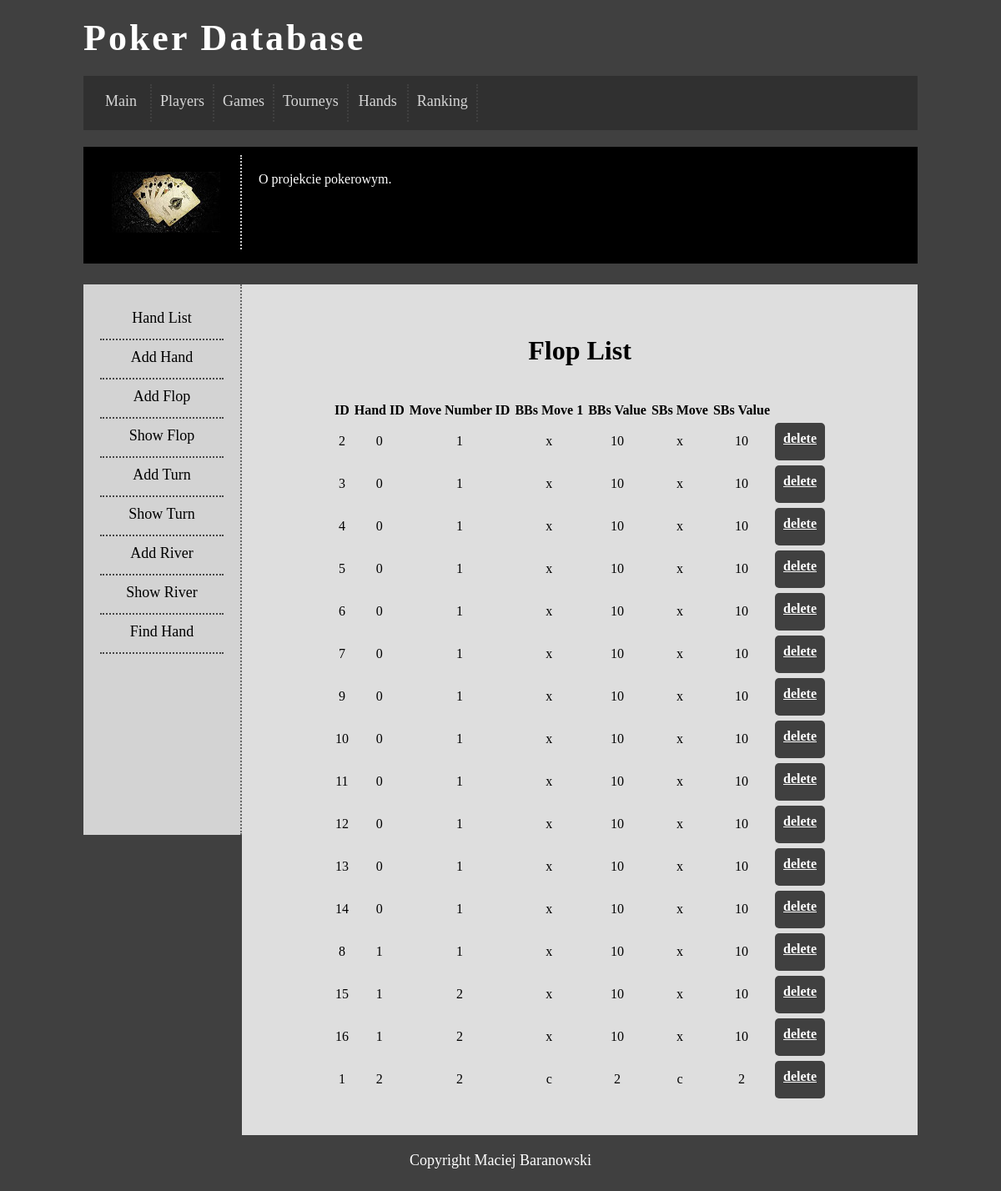
Page /flopshow.php on the committed database.
### tables this page shows
CREATE TABLE IF NOT EXISTS `flop` (
  `idfloptemp` int(11) NOT NULL,
  `idflop` int(11) NOT NULL,
  `movenumber` int(11) NOT NULL,
  `bigblindmove` text NOT NULL,
  `valueone` int(11) NOT NULL,
  `dealermove` text NOT NULL,
  `valuetwo` int(11) NOT NULL
);

### flopshow.php (the view, shortened to what this page needs)
<html>
<head>
	<link rel="stylesheet" href="style.css" type="text/css" />
</head>
<body>
	<div id="container">
		<div id="logo">
		 Poker Database
		</div>
		<div id="menu">
		<a href='index.php' class="optionlink"><div class="option">Main</div></a>
		<a href='playerlist.php' class="optionlink"><div class="option">Players</div></a>
		<a href='gamelist.php' class="optionlink"><div class="option">Games</div></a>
		<a href='tourneylist.php' class="optionlink"><div class="option">Tourneys</div></a>
		<a href='handlist.php' class="optionlink"><div class="option">Hands</div></a>
		<a href='rankinglist.php' class="optionlink"><div class="option">Ranking</div></a>
		</div>
		<div id="topbar">
			<div id="topbarL">
				<img src="cards.jpeg" />
			</div>
			<div id="topbarR">
				O projekcie pokerowym.
			</div>
		</div>
		<div id="sidebar">
		<a href='handlist.php' class="optionlinkS"><div class="optionL">Hand List</div></a>
		<a href='handadd.php' class="optionlinkS"><div class="optionL">Add Hand</div></a>
		<a href='flopadd.php' class="optionlinkS"><div class="optionL">Add Flop</div></a>
		<a href='flopshow.php' class="optionlinkS"><div class="optionL">Show Flop</div></a>
		<a href='turnadd.php' class="optionlinkS"><div class="optionL">Add Turn</div></a>
		<a href='turnshow.php' class="optionlinkS"><div class="optionL">Show Turn</div></a>
		<a href='riveradd.php' class="optionlinkS"><div class="optionL">Add River</div></a>
		<a href='rivershow.php' class="optionlinkS"><div class="optionL">Show River</div></a>
		<a href='handfind.php' class="optionlinkS"><div class="optionL">Find Hand</div></a>
		</div>
	<div id="content">
			<h1 align="center"> Flop List </h1><br />
			<?php	require_once('db.php');
				$query1 = "SELECT * FROM flop
						ORDER BY idflop ASC, movenumber ASC";
				$response1 = @mysqli_query($dbc, $query1);
			echo '<table align="center"
			cellspacing="2" cellpadding="2">
			<tr>
				<td align="center"><b>ID</b></td>
				<td align="center"><b>Hand ID</b></td>
				<td align="center"><b>Move Number ID</b></td>
				<td align="center"><b>BBs Move 1</b></td>
				<td align="center"><b>BBs Value</b></td>
				<td align="center"><b>SBs Move</b></td>
				<td align="center"><b>SBs Value</b></td>';
			while($row = mysqli_fetch_array($response1)){
			echo '<tr><td align="center">' .
			$row['0'] . ' </td><td align="center">' .
			$row['1'] . ' </td><td align="center">' .
			$row['2'] . ' </td><td align="center">' .
			$row['3'] . ' </td><td align="center">' .
			$row['4'] . ' </td><td align="center">' .
			$row['5'] . ' </td><td align="center">' .
			$row['6'] . ' </td><td align="center">' .
			"<a href='deleteflop.php?del=$row[idfloptemp]' class='buttons'>delete</a>";
			echo '</tr>';
		}
		echo '</table>';
		?>
	</div>
		<div id="footer">
			Copyright Maciej Baranowski
		</div>
	</div>
</body>
</html>

### style.css (style rules this page uses)
body { background-color: #404040; }
#container { width: 1000px; margin-left: auto; margin-right: auto; }
#logo { color: white; margin-top: 20px; font-size: 44px; letter-spacing: 3px; font-weight: 900; }
#menu { background-color: #303030; margin-top: 20px; color: #ffffff; padding: 10px; text-align: center; }
#topbar { background-color: black; color: white; padding: 10px; margin-top: 20px; margin-bottom: 25px; height: 120px; }
#topbarL { float: left; padding: 20px; width: 138px; text-align: center; border-right: 2px dotted #cccccc; }
#topbarR { float: left; padding: 20px; width: 760px; font-size: 16px; text-align: justify; }
#sidebar { float: left; width: 148px; min-height: 620px; padding: 20px; background-color: lightgray; text-align: center; font-size: 18px; border-right: 2px dotted #666666; }
#content { float: left; padding: 40px; width: 730px; background-color: #dedede; min-height: 580px; text-align: justify; }
#footer { clear: both; color: white; text-align: center; padding: 20px; font-size: 18px; }
.option { float: left; min-width: 50px; height: 25px; font-size: 18px; padding: 10px; border-right: 2px dotted #444444; opacity: 0.8; }
.optionL { font-size:18px; height: 25px; padding: 10px; border-bottom: 2px dotted #444444; }
a.optionlink { color: #ffffff; text-decoration: none; }
a.optionlinkS { color: black; text-decoration: none; }
a.buttons { display: block; width: 40px; height: 25px; background: #404040; padding: 10px; text-align: center; border-radius: 5px; color: white; font-weight: bold; }

### rows in the picture
flop: idfloptemp "2", idflop "0", movenumber "1", bigblindmove "x", valueone "10", dealermove "x", valuetwo "10"
flop: idfloptemp "3", idflop "0", movenumber "1", bigblindmove "x", valueone "10", dealermove "x", valuetwo "10"
flop: idfloptemp "4", idflop "0", movenumber "1", bigblindmove "x", valueone "10", dealermove "x", valuetwo "10"
flop: idfloptemp "5", idflop "0", movenumber "1", bigblindmove "x", valueone "10", dealermove "x", valuetwo "10"
flop: idfloptemp "6", idflop "0", movenumber "1", bigblindmove "x", valueone "10", dealermove "x", valuetwo "10"
flop: idfloptemp "7", idflop "0", movenumber "1", bigblindmove "x", valueone "10", dealermove "x", valuetwo "10"
flop: idfloptemp "9", idflop "0", movenumber "1", bigblindmove "x", valueone "10", dealermove "x", valuetwo "10"
flop: idfloptemp "10", idflop "0", movenumber "1", bigblindmove "x", valueone "10", dealermove "x", valuetwo "10"
flop: idfloptemp "11", idflop "0", movenumber "1", bigblindmove "x", valueone "10", dealermove "x", valuetwo "10"
flop: idfloptemp "12", idflop "0", movenumber "1", bigblindmove "x", valueone "10", dealermove "x", valuetwo "10"
flop: idfloptemp "13", idflop "0", movenumber "1", bigblindmove "x", valueone "10", dealermove "x", valuetwo "10"
flop: idfloptemp "14", idflop "0", movenumber "1", bigblindmove "x", valueone "10", dealermove "x", valuetwo "10"
flop: idfloptemp "8", idflop "1", movenumber "1", bigblindmove "x", valueone "10", dealermove "x", valuetwo "10"
flop: idfloptemp "15", idflop "1", movenumber "2", bigblindmove "x", valueone "10", dealermove "x", valuetwo "10"
flop: idfloptemp "16", idflop "1", movenumber "2", bigblindmove "x", valueone "10", dealermove "x", valuetwo "10"
flop: idfloptemp "1", idflop "2", movenumber "2", bigblindmove "c", valueone "2", dealermove "c", valuetwo "2"
